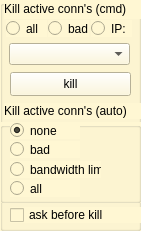
   <widget class="QGroupBox" name="groupBox_6">
    <property name="geometry">
     <rect>
      <x>358</x>
      <y>274</y>
      <width>141</width>
      <height>231</height>
     </rect>
    </property>
    <property name="styleSheet">
     <string notr="true">background-color: rgb(255, 247, 211);</string>
    </property>
    <property name="title">
     <string/>
    </property>
    <widget class="QComboBox" name="comboKill">
     <property name="geometry">
      <rect>
       <x>9</x>
       <y>43</y>
       <width>121</width>
       <height>22</height>
      </rect>
     </property>
    </widget>
    <widget class="QPushButton" name="pbKill">
     <property name="geometry">
      <rect>
       <x>10</x>
       <y>72</y>
       <width>121</width>
       <height>24</height>
      </rect>
     </property>
     <property name="text">
      <string>kill</string>
     </property>
    </widget>
    <widget class="QRadioButton" name="cbKillAllNow">
     <property name="geometry">
      <rect>
       <x>6</x>
       <y>20</y>
       <width>41</width>
       <height>17</height>
      </rect>
     </property>
     <property name="text">
      <string>all</string>
     </property>
     <property name="checked">
      <bool>false</bool>
     </property>
    </widget>
    <widget class="QRadioButton" name="cbKillIP">
     <property name="geometry">
      <rect>
       <x>91</x>
       <y>20</y>
       <width>41</width>
       <height>17</height>
      </rect>
     </property>
     <property name="text">
      <string>IP:</string>
     </property>
     <property name="checked">
      <bool>false</bool>
     </property>
    </widget>
    <widget class="QRadioButton" name="cbKillBadNow">
     <property name="geometry">
      <rect>
       <x>48</x>
       <y>20</y>
       <width>41</width>
       <height>17</height>
      </rect>
     </property>
     <property name="text">
      <string>bad</string>
     </property>
     <property name="checked">
      <bool>false</bool>
     </property>
    </widget>
    <widget class="QLabel" name="label_4">
     <property name="geometry">
      <rect>
       <x>4</x>
       <y>103</y>
       <width>141</width>
       <height>16</height>
      </rect>
     </property>
     <property name="text">
      <string>Kill active conn's (auto)</string>
     </property>
    </widget>
    <widget class="QLabel" name="label_5">
     <property name="geometry">
      <rect>
       <x>4</x>
       <y>-1</y>
       <width>141</width>
       <height>20</height>
      </rect>
     </property>
     <property name="text">
      <string>Kill active conn's (cmd)</string>
     </property>
    </widget>
    <widget class="QGroupBox" name="groupBox_10">
     <property name="geometry">
      <rect>
       <x>0</x>
       <y>122</y>
       <width>141</width>
       <height>81</height>
      </rect>
     </property>
     <property name="styleSheet">
      <string notr="true">background-color: rgb(255, 247, 211);</string>
     </property>
     <property name="title">
      <string/>
     </property>
     <widget class="QRadioButton" name="cbKillAll">
      <property name="geometry">
       <rect>
        <x>10</x>
        <y>58</y>
        <width>70</width>
        <height>17</height>
       </rect>
      </property>
      <property name="text">
       <string>all</string>
      </property>
      <property name="checked">
       <bool>false</bool>
      </property>
     </widget>
     <widget class="QRadioButton" name="cbKillNone">
      <property name="geometry">
       <rect>
        <x>10</x>
        <y>0</y>
        <width>70</width>
        <height>17</height>
       </rect>
      </property>
      <property name="text">
       <string>none</string>
      </property>
      <property name="checked">
       <bool>true</bool>
      </property>
     </widget>
     <widget class="QRadioButton" name="cbKillBad">
      <property name="geometry">
       <rect>
        <x>10</x>
        <y>19</y>
        <width>70</width>
        <height>17</height>
       </rect>
      </property>
      <property name="text">
       <string>bad</string>
      </property>
      <property name="checked">
       <bool>false</bool>
      </property>
     </widget>
     <widget class="QRadioButton" name="cbKillBandwidth">
      <property name="geometry">
       <rect>
        <x>10</x>
        <y>39</y>
        <width>91</width>
        <height>17</height>
       </rect>
      </property>
      <property name="text">
       <string>bandwidth limit</string>
      </property>
      <property name="checked">
       <bool>false</bool>
      </property>
     </widget>
    </widget>
    <widget class="QCheckBox" name="cbAskBeforeKill">
     <property name="geometry">
      <rect>
       <x>10</x>
       <y>207</y>
       <width>131</width>
       <height>16</height>
      </rect>
     </property>
     <property name="text">
      <string>ask before kill</string>
     </property>
     <property name="checked">
      <bool>false</bool>
     </property>
    </widget>
   </widget>
